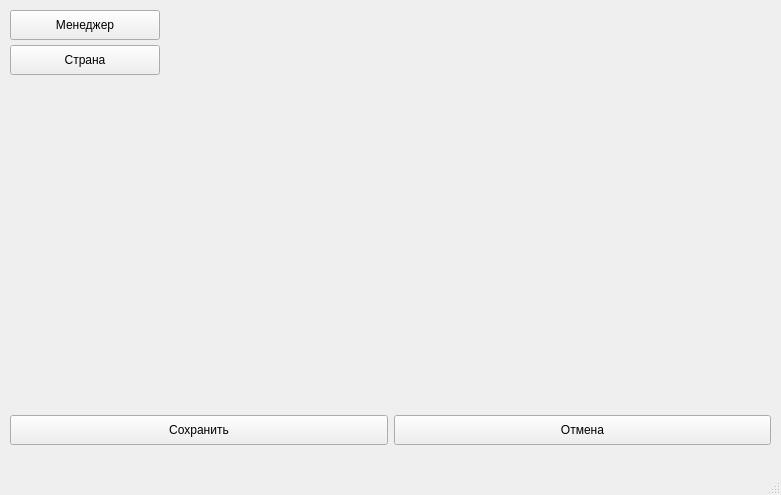
<?xml version="1.0" encoding="UTF-8"?>
<ui version="4.0">
 <class>MainWindow</class>
 <widget class="QMainWindow" name="MainWindow">
  <property name="geometry">
   <rect>
    <x>0</x>
    <y>0</y>
    <width>781</width>
    <height>495</height>
   </rect>
  </property>
  <property name="windowTitle">
   <string>MainWindow</string>
  </property>
  <widget class="QWidget" name="centralwidget">
   <widget class="QWidget" name="horizontalLayoutWidget">
    <property name="geometry">
     <rect>
      <x>10</x>
      <y>410</y>
      <width>761</width>
      <height>41</height>
     </rect>
    </property>
    <layout class="QHBoxLayout" name="horizontalLayout">
     <item>
      <widget class="QPushButton" name="btn_save">
       <property name="sizePolicy">
        <sizepolicy hsizetype="Minimum" vsizetype="Fixed">
         <horstretch>0</horstretch>
         <verstretch>0</verstretch>
        </sizepolicy>
       </property>
       <property name="minimumSize">
        <size>
         <width>0</width>
         <height>30</height>
        </size>
       </property>
       <property name="text">
        <string>Сохранить</string>
       </property>
      </widget>
     </item>
     <item>
      <widget class="QPushButton" name="btn_cancel">
       <property name="minimumSize">
        <size>
         <width>0</width>
         <height>30</height>
        </size>
       </property>
       <property name="text">
        <string>Отмена</string>
       </property>
      </widget>
     </item>
    </layout>
   </widget>
   <widget class="QStackedWidget" name="stack_widget">
    <property name="geometry">
     <rect>
      <x>170</x>
      <y>10</y>
      <width>591</width>
      <height>381</height>
     </rect>
    </property>
   </widget>
   <widget class="QPushButton" name="btn_manager">
    <property name="geometry">
     <rect>
      <x>10</x>
      <y>10</y>
      <width>150</width>
      <height>30</height>
     </rect>
    </property>
    <property name="text">
     <string>Менеджер</string>
    </property>
   </widget>
   <widget class="QPushButton" name="btn_country">
    <property name="geometry">
     <rect>
      <x>10</x>
      <y>45</y>
      <width>150</width>
      <height>30</height>
     </rect>
    </property>
    <property name="text">
     <string>Страна</string>
    </property>
   </widget>
  </widget>
  <widget class="QMenuBar" name="menubar">
   <property name="geometry">
    <rect>
     <x>0</x>
     <y>0</y>
     <width>781</width>
     <height>21</height>
    </rect>
   </property>
  </widget>
  <widget class="QStatusBar" name="statusbar"/>
 </widget>
 <resources/>
 <connections/>
</ui>
